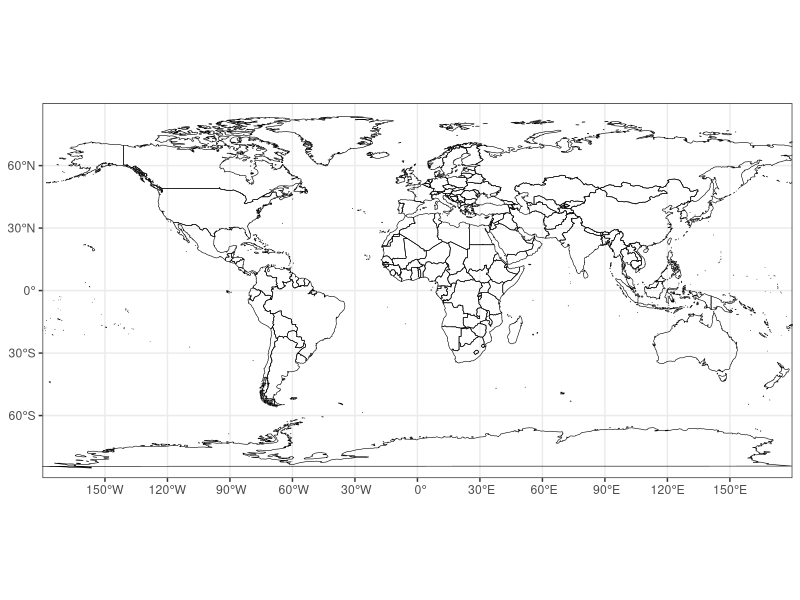

Source code (R): (Note: this script raises an error after producing the figure.)
## ---- chunk 1
options(width = 105)
knitr::opts_chunk$set(dev='png', dpi=300, cache=TRUE)
pdf.options(useDingbats = TRUE)
## ---- chunk 2
# load libraries
library(sf)
library(stars)
library(ggplot2)
## ---- chunk 3
# world_sf
world_sf <- st_as_sf(maps::map("world", plot = FALSE, fill = TRUE))
world_otl_sf <- st_geometry(world_sf)
## ---- chunk 4
# ggplot map of world_outline
ggplot() + 
  geom_sf(data = world_otl_sf, fill = NA, col = "black") + 
  scale_x_continuous(breaks = seq(-180, 180, 30)) +
  scale_y_continuous(breaks = seq(-90, 90, 30)) +
  coord_sf(xlim = c(-180, +180), ylim = c(-90, 90), expand = FALSE) +
  theme_bw()
## ---- chunk 5
# read alpha (AE/PE)
# change path as necessary
nc_path <- "/Users/bartlein/Projects/RESS/data/nc_files/"
nc_name <- "cru10min30_bio.nc"
nc_file <- paste(nc_path, nc_name, sep="")
alpha <- read_ncdf(nc_file, var="alpha", proxy = FALSE)
## ---- chunk 6
# list alpha
alpha
## ---- chunk 7
# convert stars to sf
alpha_sf <- st_as_sf(alpha, as_points = TRUE)
alpha_sf
plot(alpha_sf, pch = 16, cex = 0.3)
## ---- chunk 8
# setup for plotting alpha
# make a data.frame
lon <- st_coordinates(alpha_sf)[,1]
lat <- st_coordinates(alpha_sf)[,2]
alpha <- as.vector(alpha_sf)
alpha_df <- data.frame(lon, lat, alpha)
dim(alpha_df)
head(alpha_df)
## ---- chunk 9
# set axis labels (breaks)
breaks_x <- c(seq(-180, 180, by = 60)) 
breaks_y <- c(seq(-90, 90, by = 30)) 
labels_x <- as.character(breaks_x) 
labels_y <- as.character(breaks_y)
## ---- chunk 10
# ggplot2 map of alpha
ggplot() +
  geom_tile(data = alpha_df, aes(x = lon, y = lat, fill = alpha)) +
  scale_fill_gradient2(low = "brown", mid="white", high = "darkgreen", midpoint = 0.50) +
  geom_sf(data = world_otl_sf, col = "black", fill = NA) +
  coord_sf(xlim = c(-180, +175.0), ylim = c(-90, 90), expand = FALSE) +
  scale_x_continuous(breaks = breaks_x) +
  scale_y_continuous(breaks = breaks_y) +
  labs(x = "Longitude", y = "Latitude", title="Priestley-Taylor Coefficient (alpha) (AE/PE)", fill="alpha") +
  theme_bw()
